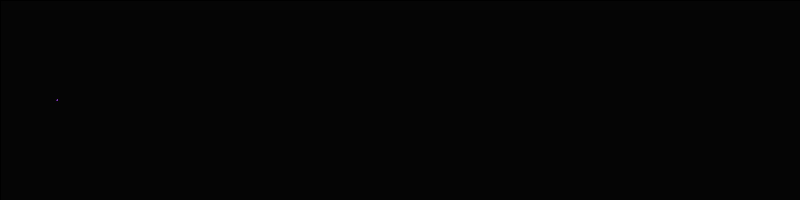
Frame 1 (no input)
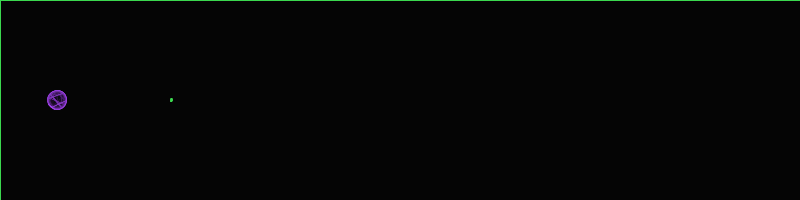
Frame 60 (the mouse pressed at the canvas centre just before this capture)
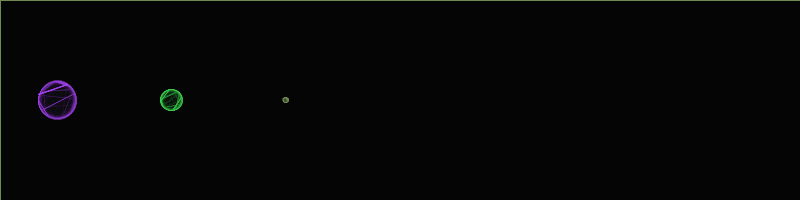
Frame 120 (the mouse held since frame 60 and released just before this capture)

The Processing sketch that drew these frames (run headless with seeded random() and noise(); from frame 60 on, the mouse is pressed at the canvas centre):

// Processing sketch: processing_155778
// ── processing_155778.pde

Moon moon0;
Moon moon1;
Moon moon2;
Moon moon3;
Moon moon4;
Moon moon5;
Moon moon6;
Moon moon7;

float nomoons = 7; //the number of "moons" spread across the width of the window.
float wave = 100; //sets the speed that the expanding wave moves across the ellipses, in ms
int numberlines = 3; //number of lines per frame in expanding moons

void setup()
{
  size(800, 200);
  smooth();
  background (5);
  frameRate(60);
  wave = wave * ((frameRate * 0.001) * frameRate); //convert wave to frames independent of frame weight.
  moon0 = new Moon(0);//Moon has identifying argument.
  moon1 = new Moon(1);
  moon2 = new Moon(2);
  moon3 = new Moon(3);
  moon4 = new Moon(4);
  moon5 = new Moon(5);
  moon6 = new Moon(6);
  moon7 = new Moon(7);
}

void draw(){
  fill(0, 10); //creates an almost opaque background on each frame to create motion illusion.
  rect(0, 0, width, height); //the background is the size of the drawing screen.
  moon0.create();
  moon1.create();
  moon2.create();
  moon3.create();
  moon4.create();
  moon5.create();
  moon6.create();
  moon7.create();
}

class Moon { //DEFINE CLASS

  float direction = 1; 
  float dia;
  float max;
  float xoffset = (width / nomoons);
  float yoffset = (height / 2); //moons are always in the center of the screen
  float delay;
  float moono;
  float red = random(255);
  float green = random(255);
  float blue = random(255);
  float cycle;
  
Moon(int moonoa) { //CONSTRUCTOR
  max = width / (2 * nomoons);
  moono = moonoa;
  xoffset = (moono * xoffset) + max;
  delay = moono * (wave / nomoons); //ensures that the expansion triggers in the correct order (left to right)
  cycle = (max / wave); //amount that the circle needs to expand per frame to reach the maximum diameter in the designated time.
}

  void create() {

  float time = frameCount;
  float reddir = int(random(1)); //decide between 0 and 1, save it in the variable.
  float greendir = int(random(1));
  float bluedir = int(random(1));
  
  if (time >= delay) {//doesn't start drawing process until 
    dia += cycle * direction;
      if (abs(dia) > (max - 0.01)) {//near maximum, change direction.
        direction = -direction;
        
        //the following section makes each RGB color value walk up or down by 1 in each frame.
        
        if (reddir == 0) {
          red -= 1;
        }
        else {
          red += 1;
        }
         if (greendir == 0) {
          green -= 1;
        }
        else {
          green += 1;
        }
         if (bluedir == 0) {
          blue -= 1;
        }
        else {
          blue += 1;
        }
    }

  stroke (abs(red), abs(green), abs(blue), 255); //take absolute value of numbers in case they drop below 0.
  
  ellipseMode(RADIUS);
  strokeWeight(0.5);
  ellipse(xoffset, yoffset, dia, dia); //make a circle
  strokeWeight (random (0.3, 1.0));
  float angle1 = random (TWO_PI), angle2 = random (TWO_PI);
  for (int i = 0; i < numberlines; i++) { //make lines that span across the circle's circumfrence. Smaller number for numberlines = less chaotic, but quicker frame rate
    PVector p1 = new PVector (xoffset + cos (angle1) * dia, yoffset + sin (angle1) * dia);
    PVector p2 = new PVector (xoffset + cos (angle2) * dia, yoffset + sin (angle2) * dia);
    line (p1.x, p1.y, p2.x, p2.y);
   }
  }
  }
 }
 
